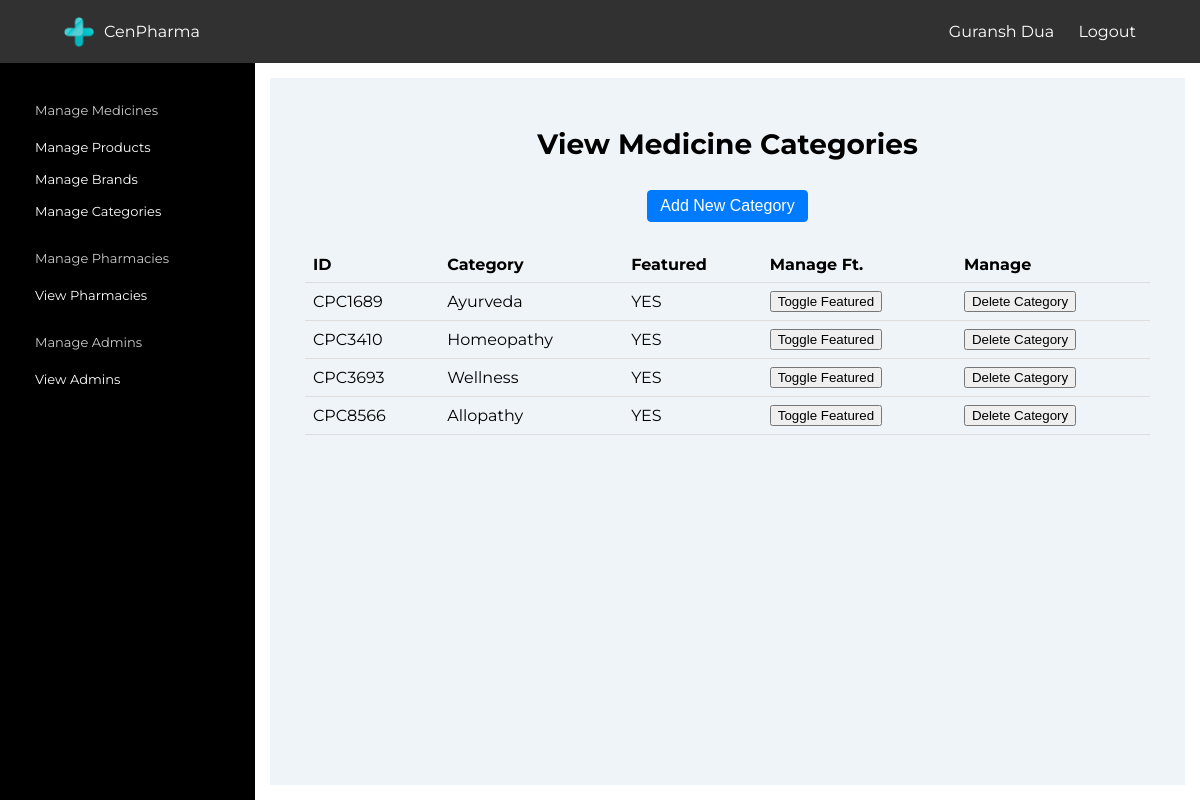
The app's page /admin/viewcategory.php (signed in) with its own data.
### tables this page shows
CREATE TABLE IF NOT EXISTS `medicinecategory` (
  `ID` varchar(15) NOT NULL,
  `Category` varchar(30) NOT NULL,
  `Featured` tinyint(1) NOT NULL,
  `Format` varchar(10) NOT NULL,
  PRIMARY KEY (`ID`),
  UNIQUE KEY `Category` (`Category`)
);

### admin/viewcategory.php (the view, shortened to what this page needs)
<!DOCTYPE html>
<html>
  <head>
    <?php require("../partials/meta.php");?>
  </head>
  <?php
  require("../auth/db.php");
  ?>
  <body>
    <?php
    require("./partials/navbarhome.php");
    ?>
    <div class="mywrapper">
      <?php
      require("./partials/sidebar.php");
      ?>
      <div class="main-panel">
        <div class="container">
          <h3 style="padding-bottom:20px; padding-top:40px">View Medicine Categories</h3>
          <button class="mybtn btn-blue" onclick="location.href='./addcategory.php'">Add New Category</button>
          <div class="container" style="min-height:0px;">
            <table>
            <tr>
            <th>ID</th>
            <th>Category</th>
            <th>Featured</th>
            <th>Manage Ft.</th>
            <th>Manage</th>
            </tr>
            <?php
            $query="SELECT * from `medicinecategory`";
            $result = mysqli_query($con,$query) or die(mysql_error());
            while($record=mysqli_fetch_assoc($result))
            {
              $featured="YES";
              echo "<tr>
              <td>
              $record[ID]
              </td>
              <td>
              $record[Category]
              </td>
              <td>
              $featured
              </td>
              <td>
              <button class='btn' onclick='location.href=\"./functions.php?fid=togglefeaturedcategory&pid=$record[ID]\"'>Toggle Featured</button>
              </td>
              <td>
              <button class='btn' onclick='location.href=\"./functions.php?fid=deletecategory&pid=$record[ID]\"'>Delete Category</button>
              </td>
              </tr>";
            }
            ?>
            </table>
          </div>
        </div>
      </div>
    </div>
  </body>
</html>

### partials/meta.php (shortened to what this page needs)
<link href="../css/style.css" rel="stylesheet" />
<link rel="stylesheet" href="https://cdnjs.cloudflare.com/ajax/libs/font-awesome/4.7.0/css/font-awesome.min.css">

### admin/partials/navbarhome.php
<nav class="navbar" style="height:63px;">
          <a href="./index.html"><img style="height:30px; width:auto;" src="../Images/CenPharma_Logo.png" alt="CenPharma"/></a>
          <a href="./index.html" style="margin-left:10px;">
            CenPharma
          </a>
        <div class="navContent">
          <ul style="margin-right:auto;">
            <li style="color:white;"><?php echo $_SESSION['cenadminname'];?></li>
            <li><a href="./logout.php">Logout</a></li>
          </ul>
        </div>
      </nav>

### admin/partials/sidebar.php
<div class="mysidebar">
  <ul class="nav">
    <li class="nav-item muted">
      Manage Medicines
    </li>
    <li class="nav-item">
      <a href="./viewproducts.php">Manage Products</a>
    </li>
    <li class="nav-item">
      <a href="./viewbrands.php">Manage Brands</a>
    </li>
    <li class="nav-item">
      <a href="./viewcategory.php">Manage Categories</a>
    </li>
    <li class="nav-item muted">
      Manage Pharmacies
    </li>
    <li class="nav-item">
      <a href="./viewpharmacy.php">View Pharmacies</a>
    </li>
    <li class="nav-item muted">
      Manage Admins
    </li>
    <li class="nav-item">
      <a href="./viewadmins.php">View Admins</a>
    </li>
  </ul>
</div>

### css/style.css (style rules this page uses)
* { box-sizing: border-box; }
body { margin: 0px; font-family: 'Montserrat', sans-serif; background-color: #fff; overflow-x: hidden;; }
img { vertical-align: middle; border-style: none; }
.container { padding-right:15px; padding-left:15px; margin-right:auto; margin-left:auto; }
.mybtn { display:inline-block; font-weight:400; text-align:center; padding:.375rem .75rem; border-radius: .25rem; font-size: 1rem; border: 1px solid transparent; }
.btn-blue { color: #fff; border-color: #007bff; background-color: #007bff; }
.h1, .h2, .h3, .h4, .h5, .h6, h1, h2, h3, h4, h5, h6 { margin-top:0rem; margin-bottom: 0.5rem; line-height: 1.2; }
h3 { font-size: 1.75rem; }
.navbar { display: flex; margin-left: auto; background-color: rgba(45,45,45,0.98); padding: 15px; font-weight: 400; align-items: center; padding: .5rem 4rem; }
.navbar ul { list-style-type: none; margin: 0px; padding: 0px; }
.navContent { align-items: center; display: inline-block; display: flex; margin-left:auto; }
.navbar li { display: inline; margin-left:20px; }
.navbar a { text-decoration: none; color: #fff; }
.mywrapper { min-height: calc(100vh - 63px); display: flex; flex-direction: row; padding-left: 0; padding-right: 0; width: 100%; margin-right: auto; margin-left: auto; }
.mysidebar { min-height: calc(100vh - 63px); width: 255px; display: block; z-index: 11; background-color: #000; }
.mysidebar .nav { overflow: hidden; flex-wrap: nowrap; flex-direction: column; display: flex; padding-left: 0; margin-bottom: 0; list-style: none; }
.nav .nav-item { line-height: 1; list-style: none; font-size: 13px; color:#fff; align-items: center; display: flex; padding: 16px 35px; white-space: nowrap; height: 32px; }
.nav-item a { text-decoration: none; color:#fff; }
.nav .muted { color:#ccc; height: 52px; padding-top:30px; padding-bottom:20px; }
.main-panel { width: calc(100% - 255px); min-height: calc(100vh - 63px); display: flex; flex-direction: column; width: calc(100% - 255px) }
.main-panel .container { background-color: #eef4f7; min-height: calc(100vh - 93px); margin:15px; padding:10px; width:calc(100%-285px); justify-content: center; align-items: center; text-align: center; }
table { border-collapse: collapse; width: 100%; box-sizing: border-box; max-width: 100%; }
th, td { padding: 8px; text-align: left; border-bottom: 1px solid #ddd; }

### records on screen
medicinecategory: ID "CPC1689", Category "Ayurveda", featured "YES"
medicinecategory: ID "CPC3410", Category "Homeopathy", featured "YES"
medicinecategory: ID "CPC3693", Category "Wellness", featured "YES"
medicinecategory: ID "CPC8566", Category "Allopathy", featured "YES"

### other values on screen
$_SESSION['cenadminname'] "Guransh Dua"
